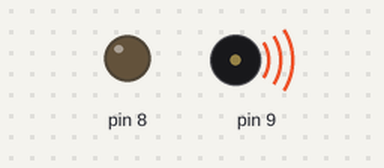
Simulated run of this sketch. Board: Arduino Nano, built with avr-gcc and run on an emulated ATmega328P. Shown: output pins drawn as LEDs (lit = HIGH), buzzer (waves = sounding).

Above: at 0.1 s.
Timing chart, 0 to 40.0 s (numbered marks = the images above):
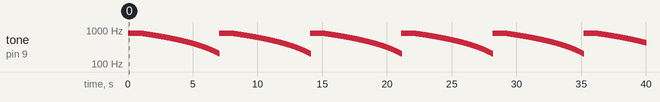

Measured:
- by itself, tone on pin 9: plays 800 Hz for 1.0 s, 799 Hz for 0.01 s, 798 Hz for 0.01 s, 797 Hz for 0.01 s, 796 Hz for 0.01 s, 795 Hz for 0.01 s … (3386 notes in this stretch)

The sketch:

AlarmSound.ino
```cpp
// (licence header left out)
void setup()
{
    pinMode(8,OUTPUT);
}
void loop()
{
    for(int i = 200; i <= 800; i++)   // 200HZ ~ 800HZ
    {
        tone(9,i);
    }
    delay(1000);                    //Max Frequency hold 1s
    for(int i= 800; i >= 200; i--)   // 800HZ ~ 200HZ
    {
        tone(9,i);
        delay(10);
    }
}
```
